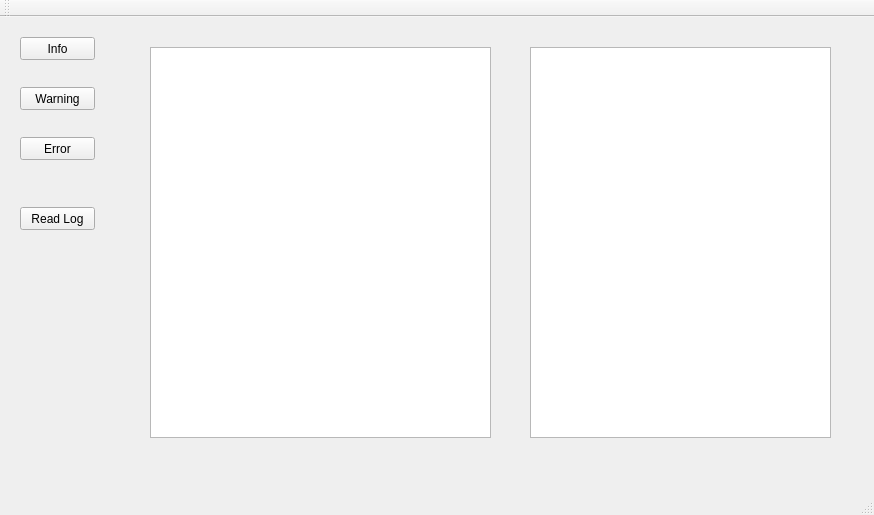
<?xml version="1.0" encoding="UTF-8"?>
<ui version="4.0">
 <class>MainWindow</class>
 <widget class="QMainWindow" name="MainWindow">
  <property name="geometry">
   <rect>
    <x>0</x>
    <y>0</y>
    <width>874</width>
    <height>515</height>
   </rect>
  </property>
  <property name="windowTitle">
   <string>MainWindow</string>
  </property>
  <widget class="QWidget" name="centralWidget">
   <widget class="QPushButton" name="pushButton">
    <property name="geometry">
     <rect>
      <x>20</x>
      <y>20</y>
      <width>75</width>
      <height>23</height>
     </rect>
    </property>
    <property name="text">
     <string>Info</string>
    </property>
   </widget>
   <widget class="QPushButton" name="pushButton_2">
    <property name="geometry">
     <rect>
      <x>20</x>
      <y>70</y>
      <width>75</width>
      <height>23</height>
     </rect>
    </property>
    <property name="text">
     <string>Warning</string>
    </property>
   </widget>
   <widget class="QPushButton" name="pushButton_3">
    <property name="geometry">
     <rect>
      <x>20</x>
      <y>120</y>
      <width>75</width>
      <height>23</height>
     </rect>
    </property>
    <property name="text">
     <string>Error</string>
    </property>
   </widget>
   <widget class="QPushButton" name="pushButton_4">
    <property name="geometry">
     <rect>
      <x>20</x>
      <y>190</y>
      <width>75</width>
      <height>23</height>
     </rect>
    </property>
    <property name="text">
     <string>Read Log</string>
    </property>
   </widget>
   <widget class="QPlainTextEdit" name="plainTextEdit">
    <property name="geometry">
     <rect>
      <x>150</x>
      <y>30</y>
      <width>341</width>
      <height>391</height>
     </rect>
    </property>
   </widget>
   <widget class="QTextEdit" name="textEdit">
    <property name="geometry">
     <rect>
      <x>530</x>
      <y>30</y>
      <width>301</width>
      <height>391</height>
     </rect>
    </property>
   </widget>
  </widget>
  <widget class="QMenuBar" name="menuBar">
   <property name="geometry">
    <rect>
     <x>0</x>
     <y>0</y>
     <width>874</width>
     <height>23</height>
    </rect>
   </property>
  </widget>
  <widget class="QToolBar" name="mainToolBar">
   <attribute name="toolBarArea">
    <enum>TopToolBarArea</enum>
   </attribute>
   <attribute name="toolBarBreak">
    <bool>false</bool>
   </attribute>
  </widget>
  <widget class="QStatusBar" name="statusBar"/>
 </widget>
 <layoutdefault spacing="6" margin="11"/>
 <resources/>
 <connections/>
</ui>
